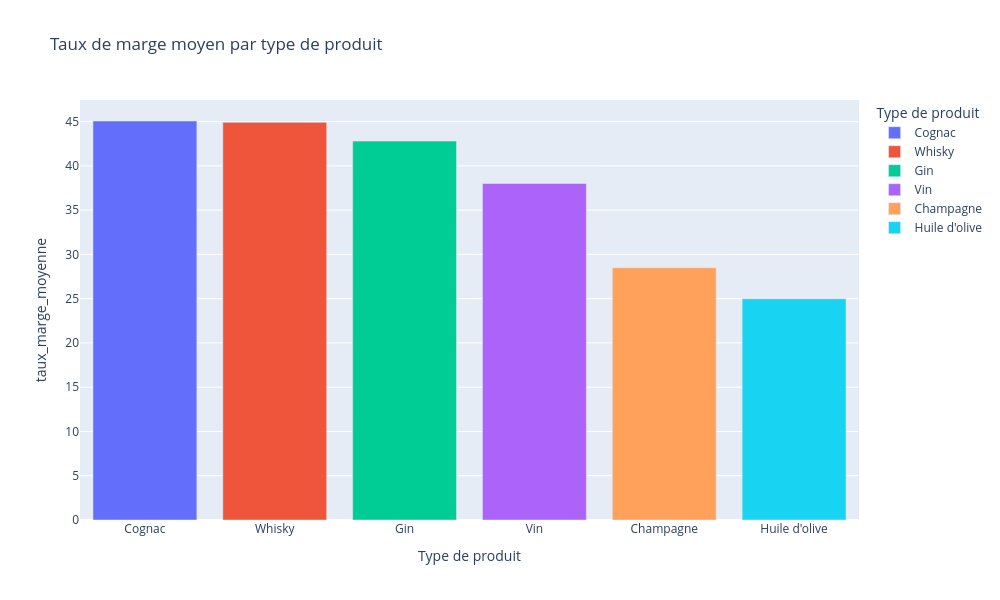

Notebook cell for this chart:
### Code cell
#Affichage dans un graphique du taux de marge par type de produit

fig = px.bar(df_marge_par_type, 
             x='product_type', 
             y='taux_marge_moyenne', 
             color='product_type',
             hover_data=["product_type"],
             width=1000,
             height=500,
             title="Taux de marge moyen par type de produit",
             labels={'marge_moyenne': 'Marge_moyenne', 'product_type': 'Type de produit'})

fig.update_layout(yaxis={'categoryorder':'total ascending'}, 
                 height=600)

fig.show()

### Figure 1 — Plotly figure (JSON) as saved in the notebook; plotly's stock layout.template omitted (floating-point values rounded to 4 significant figures)
{"data": [{"alignmentgroup": "True", "hovertemplate": "Type de produit=%{x}<br>taux_marge_moyenne=%{y}<extra></extra>", "legendgroup": "Cognac", "marker": {"color": "#636efa", "pattern": {"shape": ""}}, "name": "Cognac", "offsetgroup": "Cognac", "orientation": "v", "showlegend": true, "textposition": "auto", "type": "bar", "x": ["Cognac"], "xaxis": "x", "y": [45.07], "yaxis": "y"}, {"alignmentgroup": "True", "hovertemplate": "Type de produit=%{x}<br>taux_marge_moyenne=%{y}<extra></extra>", "legendgroup": "Whisky", "marker": {"color": "#EF553B", "pattern": {"shape": ""}}, "name": "Whisky", "offsetgroup": "Whisky", "orientation": "v", "showlegend": true, "textposition": "auto", "type": "bar", "x": ["Whisky"], "xaxis": "x", "y": [44.92], "yaxis": "y"}, {"alignmentgroup": "True", "hovertemplate": "Type de produit=%{x}<br>taux_marge_moyenne=%{y}<extra></extra>", "legendgroup": "Gin", "marker": {"color": "#00cc96", "pattern": {"shape": ""}}, "name": "Gin", "offsetgroup": "Gin", "orientation": "v", "showlegend": true, "textposition": "auto", "type": "bar", "x": ["Gin"], "xaxis": "x", "y": [42.8], "yaxis": "y"}, {"alignmentgroup": "True", "hovertemplate": "Type de produit=%{x}<br>taux_marge_moyenne=%{y}<extra></extra>", "legendgroup": "Vin", "marker": {"color": "#ab63fa", "pattern": {"shape": ""}}, "name": "Vin", "offsetgroup": "Vin", "orientation": "v", "showlegend": true, "textposition": "auto", "type": "bar", "x": ["Vin"], "xaxis": "x", "y": [38.01], "yaxis": "y"}, {"alignmentgroup": "True", "hovertemplate": "Type de produit=%{x}<br>taux_marge_moyenne=%{y}<extra></extra>", "legendgroup": "Champagne", "marker": {"color": "#FFA15A", "pattern": {"shape": ""}}, "name": "Champagne", "offsetgroup": "Champagne", "orientation": "v", "showlegend": true, "textposition": "auto", "type": "bar", "x": ["Champagne"], "xaxis": "x", "y": [28.49], "yaxis": "y"}, {"alignmentgroup": "True", "hovertemplate": "Type de produit=%{x}<br>taux_marge_moyenne=%{y}<extra></extra>", "legendgroup": "Huile d'olive", "marker": {"color": "#19d3f3", "pattern": {"shape": ""}}, "name": "Huile d'olive", "offsetgroup": "Huile d'olive", "orientation": "v", "showlegend": true, "textposition": "auto", "type": "bar", "x": ["Huile d'olive"], "xaxis": "x", "y": [25.0], "yaxis": "y"}], "layout": {"barmode": "relative", "height": 600, "legend": {"title": {"text": "Type de produit"}, "tracegroupgap": 0}, "title": {"text": "Taux de marge moyen par type de produit"}, "width": 1000, "xaxis": {"anchor": "y", "categoryarray": ["Cognac", "Whisky", "Gin", "Vin", "Champagne", "Huile d'olive"], "categoryorder": "array", "domain": [0, 1], "title": {"text": "Type de produit"}}, "yaxis": {"anchor": "x", "categoryorder": "total ascending", "domain": [0, 1], "title": {"text": "taux_marge_moyenne"}}}}
